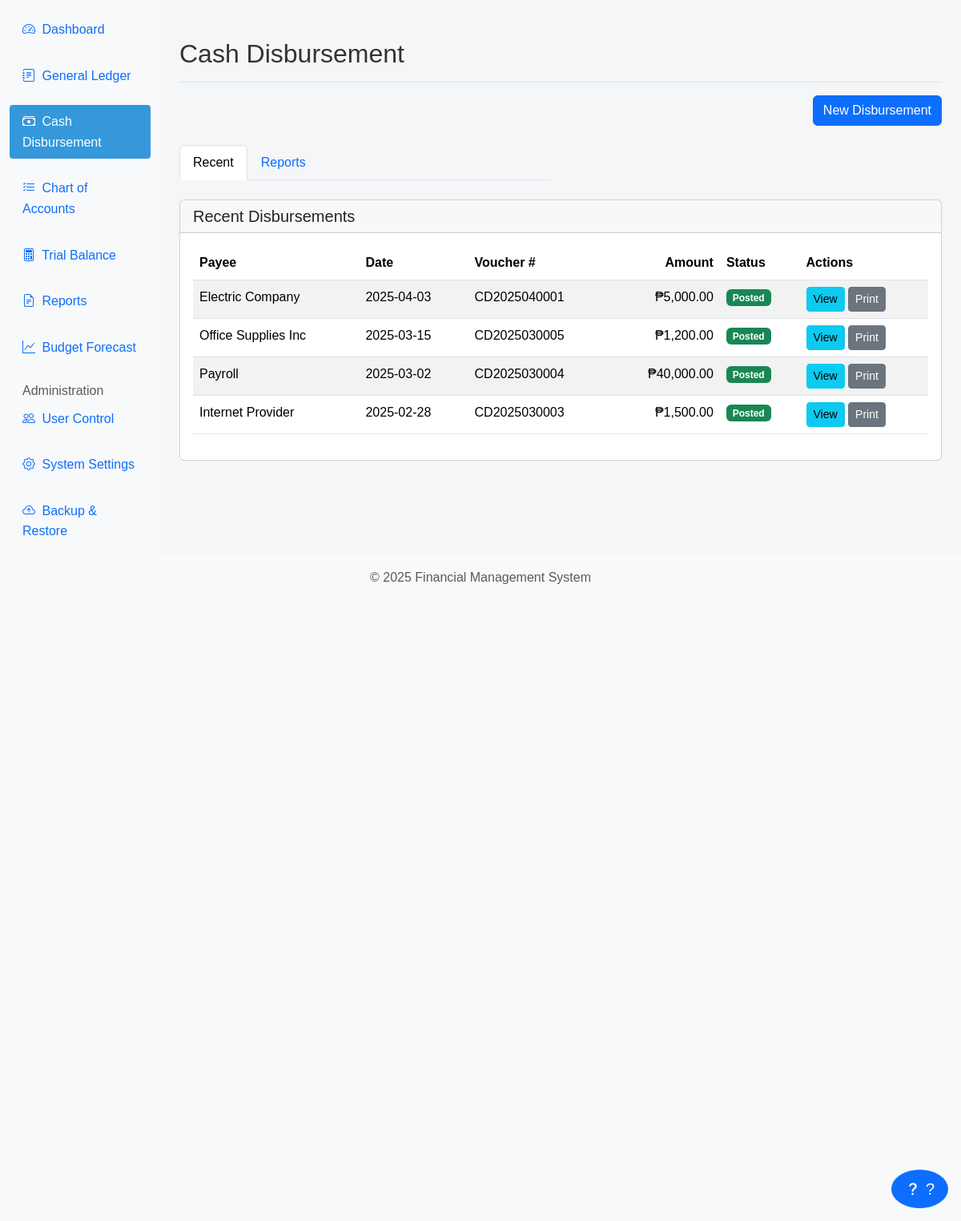
/cash-disbursement.php (signed in), run on the app's committed database.
### tables this page shows
CREATE TABLE IF NOT EXISTS disbursements (
    id INT AUTO_INCREMENT PRIMARY KEY,
    voucher_number VARCHAR(20) NOT NULL,
    disbursement_date DATE NOT NULL,
    payee VARCHAR(100) NOT NULL,
    amount DECIMAL(15, 2) NOT NULL,
    status ENUM('Posted', 'Pending', 'Voided') DEFAULT 'Pending',
    created_at TIMESTAMP DEFAULT CURRENT_TIMESTAMP
);

### config/functions.php (called while the page is built, shortened)
<?php
function getRecentDisbursements($limit = 10) {
    $conn = getConnection();
    $sql = "SELECT * FROM disbursements ORDER BY disbursement_date DESC, id DESC LIMIT $limit";
    $result = $conn->query($sql);
    $disbursements = [];
    if ($result->num_rows > 0) {
        while($row = $result->fetch_assoc()) {
            $disbursements[] = $row;
        }
    }
    return $disbursements;
}
function formatCurrency($amount) {
    return '₱' . number_format($amount, 2);
}

### cash-disbursement.php (the view, shortened to what this page needs)
<?php
require_once 'config/functions.php';
$disbursements = getRecentDisbursements(20);
?>
<!DOCTYPE html>
<html lang="en">
<head>
    <?php include 'includes/head.php'; ?>
</head>
<body>
    <?php include 'includes/header.php'; ?>
    <div class="container-fluid">
        <div class="row">
            <?php include 'includes/sidebar.php'; ?>
            <main class="col-md-9 ms-sm-auto col-lg-10 px-md-4">
                <div class="d-flex justify-content-between flex-wrap flex-md-nowrap align-items-center pt-3 pb-2 mb-3 border-bottom">
                    <h1 class="h2">Cash Disbursement</h1>
                </div>
                <div class="row mb-4">
                    <div class="col-md-12 text-end">
                        <a href="add-disbursement.php" class="btn btn-primary">New Disbursement</a>
                    </div>
                </div>
                <div class="row mb-4">
                    <div class="col-md-6">
                        <ul class="nav nav-tabs">
                            <li class="nav-item">
                                <a class="nav-link active" href="#">Recent</a>
                            </li>
                            <li class="nav-item">
                                <a class="nav-link" href="disbursement-reports.php">Reports</a>
                            </li>
                        </ul>
                    </div>
                </div>
                <div class="card">
                    <div class="card-header">
                        <h5 class="card-title mb-0">Recent Disbursements</h5>
                    </div>
                    <div class="card-body">
                        <div class="table-responsive">
                            <table class="table table-striped table-hover">
                                <thead>
                                    <tr>
                                        <th>Payee</th>
                                        <th>Date</th>
                                        <th>Voucher #</th>
                                        <th class="text-end">Amount</th>
                                        <th>Status</th>
                                        <th>Actions</th>
                                    </tr>
                                </thead>
                                <tbody>
                                    <?php foreach ($disbursements as $disbursement): ?>
                                    <tr>
                                        <td><?php echo $disbursement['payee']; ?></td>
                                        <td><?php echo date('Y-m-d', strtotime($disbursement['disbursement_date'])); ?></td>
                                        <td><?php echo $disbursement['voucher_number']; ?></td>
                                        <td class="text-end"><?php echo formatCurrency($disbursement['amount']); ?></td>
                                        <td><span class="badge bg-success"><?php echo $disbursement['status']; ?></span></td>
                                        <td>
                                            <a href="view-disbursement.php?id=<?php echo $disbursement['id']; ?>" class="btn btn-sm btn-info">View</a>
                                            <a href="print-voucher.php?id=<?php echo $disbursement['id']; ?>" class="btn btn-sm btn-secondary">Print</a>
                                        </td>
                                    </tr>
                                    <?php endforeach; ?>
                                </tbody>
                            </table>
                        </div>
                    </div>
                </div>
            </main>
        </div>
    </div>
    <?php include 'includes/footer.php'; ?>
</body>
</html>

### assets/css/style.css (style rules this page uses)
* { margin: 0; padding: 0; box-sizing: border-box; }
body { font-family: Arial, sans-serif; line-height: 1.6; background-color: #f4f6f8; color: #333; }
main { flex: 1; padding: 2rem; }

### data on the page
disbursements: payee "Electric Company", disbursement_date "2025-04-03", voucher_number "CD2025040001", amount "₱5,000.00", status "Posted"
disbursements: payee "Office Supplies Inc", disbursement_date "2025-03-15", voucher_number "CD2025030005", amount "₱1,200.00", status "Posted"
disbursements: payee "Payroll", disbursement_date "2025-03-02", voucher_number "CD2025030004", amount "₱40,000.00", status "Posted"
disbursements: payee "Internet Provider", disbursement_date "2025-02-28", voucher_number "CD2025030003", amount "₱1,500.00", status "Posted"
